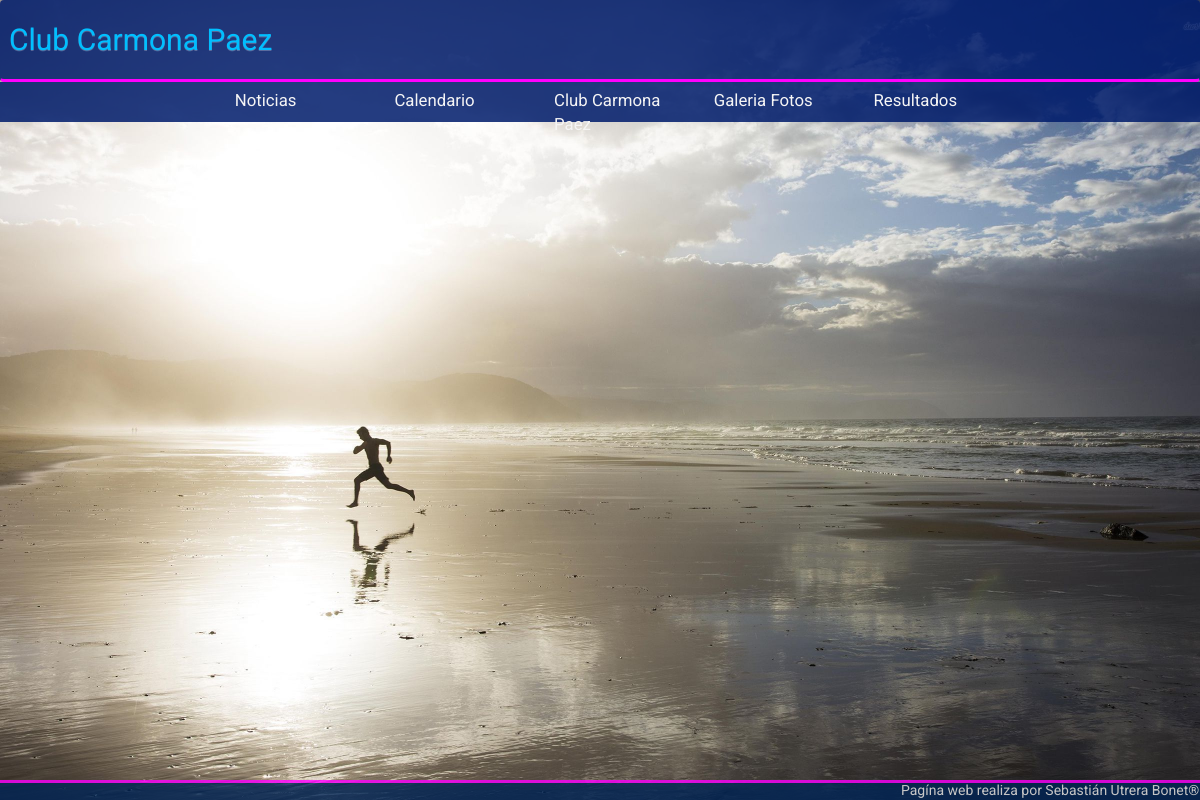
Before: / with the older database file.
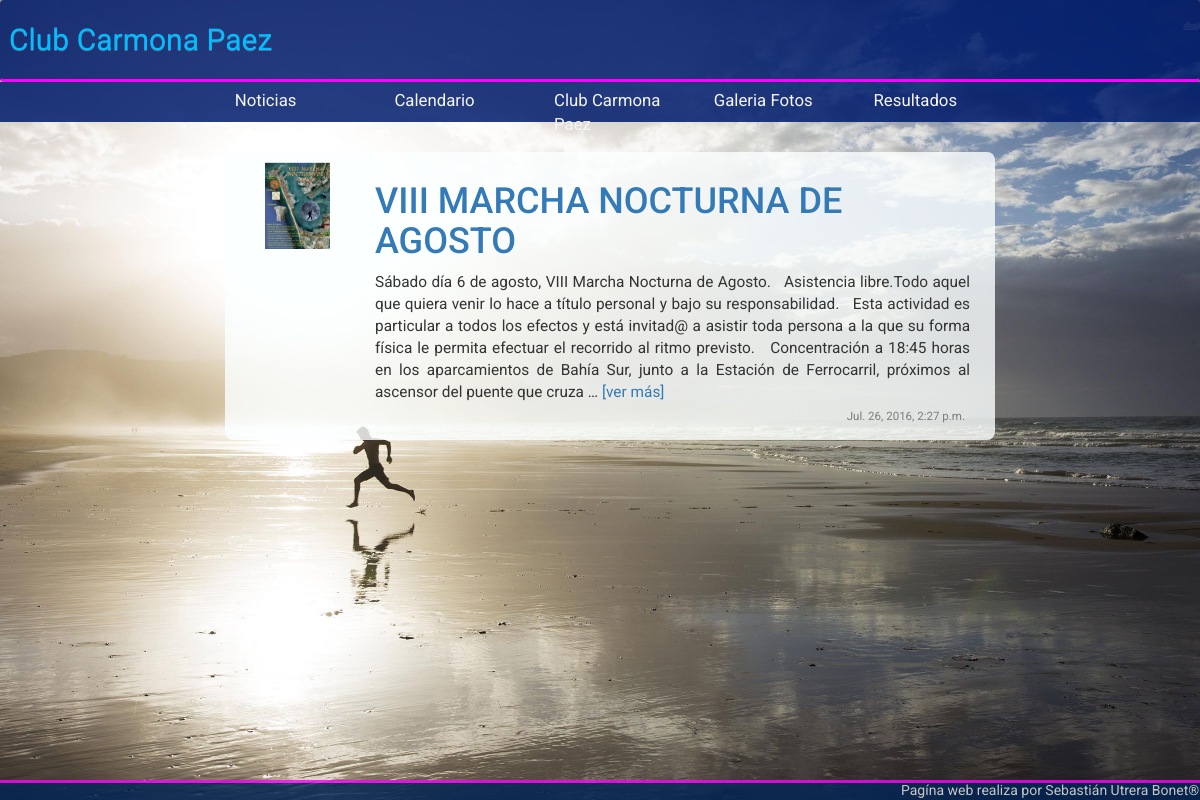
After: the same page with the newer database file.
### clubcarmona/models.py (models this page shows, shortened)
class Post(models.Model):
	autor = models.ForeignKey('auth.User')
	titulo = models.CharField(max_length=250)
	texto = RichTextField(max_length=99999999)
	fecha = models.DateTimeField(default=timezone.now)
	fecha_publicacion = models.DateTimeField(blank=True, null=True)
	foto = models.ImageField(upload_to='static/img/proximosEventos', default="nofoto.jpg", null=True)

### clubcarmona/views.py (the view)
# urls.py: url(r'^$', views.post_list, name='home'),
def post_list(request):
   init_post = Post.objects.all().order_by("titulo")
   pag = Paginador(request, init_post, 10, 'posts')
   n = 250
   cxt = {'posts': pag['posts'],
           'totPost': init_post,
           'paginator': pag,
          'n':n
          }
   return render_to_response('Club/post_list.html', context_instance=RequestContext(request, cxt))

### clubcarmona/templates/Club/post_list.html (shortened to what this page needs)
{% extends 'Club/plantilla.html' %}
{% load staticfiles %}
{% block content %}
    {% for post in posts %}
        <div class="col-lg-12"
             style="background-color:rgba(252, 255, 255, 0.80);border-radius: 8px; padding: 10px; font-size: 1.1em; margin:10px; text-align: justify">
            {% if post.foto.name == 'nofoto.jpg' %}
                <div class="col-lg-12 ">
                    <a href="ficha/{{ post.id }}">
                        <h1 style="text-align: left;">{{ post.titulo|upper }}</h1></a>
                    {% autoescape off %}
                        {{ post.texto|truncatewords:90|striptags }}
                         {% if post.texto|length > 250 %}
                            <a href="ficha/{{ post.id }}">[ver más]</a>
                        {% endif %}
                    {% endautoescape %}
                    <a href="ficha/{{ post.id }}" STYLE="color: indianred"></a>
                    {% if post.fecha_publicacion != null %}
                        <p style="text-align: right; font-size: 0.75em; color: rgba(119, 119, 119, 0.94)">
                            {{ post.fecha_publicacion }}</p>
                    {% endif %}
                </div>
            {% else %}
                <div class="col-lg-2"><img src="{{ post.foto }}" class="col-lg-12"></div>
                <div class="col-lg-10 ">
                    <a href="ficha/{{ post.id }}">
                        <h1 style="text-align: left;">{{ post.titulo|upper }}</h1></a>
                    {% autoescape off %}
                        {{ post.texto|truncatewords:90|striptags }}
                        {% if post.texto|length > 250 %}
                            <a href="ficha/{{ post.id }}">[ver más]</a>
                        {% endif %}
                    {% endautoescape %}
                    {% if post.fecha_publicacion != null %}
                        <p style="text-align: right; font-size: 0.75em; color: rgba(119, 119, 119, 0.94); margin: 5px">
                            {{ post.fecha_publicacion }}</p>
                    {% endif %}
                </div>
            {% endif %}
        </div>
    {% endfor %}
{% endblock %}

### clubcarmona/templates/Club/plantilla.html (shortened to what this page needs)
{% load staticfiles %}
<!DOCTYPE html>
<html lang="es">
<head>
    <link href="{% static 'css/bootstrap.min.css' %}" media="screen" rel="stylesheet" type="text/css">
    <link href="{% static 'css/bootstrap-theme.min.css' %}" media="screen" rel="stylesheet" type="text/css">
    <link href="{% static 'css/style.css' %}" media="screen" rel="stylesheet" type="text/css">
</head>
<body style="background: url('../static/img/run.jpg') no-repeat center center fixed;  background-size: cover;">
<nav class="navbar" style="padding:1em; background-color:rgba(0, 29, 108, 0.86); border-bottom: 3px solid fuchsia">
    <div class="container">
        <div class="navbar-left">
            <a href="/">
                <div class="navbar-brand" style="font-size:2.5vw; color: deepskyblue; margin:0 -1.2em 0;"
                     href="/"> Club
                    Carmona
                    Paez
                </div>
            </a>
        </div>
    </div>
</nav>
<nav class="container-fluid"
     style=" background-color:rgba(0, 29, 108, 0.86);margin-top:-20px; height: 40px; width: 100%; padding: 0.5em; align-content: center; ">
    <ul class="container-fluid col-lg-offset-2">
        <div  style="text-aling:center;" class="col-lg-2" >
            <a href="/"  style="color: whitesmoke; font-size: 1.2em">Noticias</a>
        </div>
      <div  style="text-aling:center;" class="col-lg-2" >
            <a href="calendario" style="color: whitesmoke; font-size: 1.2em">Calendario</a>
        </div>
      <div  style="text-aling:center;" class="col-lg-2" >
            <a href="img"  style="color: whitesmoke; font-size: 1.2em">Club Carmona Paez</a>
        </div>
      <div  style="text-aling:center;" class="col-lg-2" >
            <a href="galeria"  style="color: whitesmoke; font-size: 1.2em">Galeria Fotos</a>
        </div>
      <div  style="text-aling:center;" class="col-lg-2" >
            <a href="resultados"  style="color: whitesmoke; font-size: 1.2em">Resultados</a>
        </div>
    </ul>
</nav>
    <div class="col-lg-8 col-lg-offset-2" style="margin-top: 20px; margin-bottom: 80px;">
        {% block content %}
        {% endblock %}
    </div>
</body>
<footer class="modal-footer"
        style="height: 40px; text-align: right; background-color: #002557; opacity: 0.8; color:#eee; width: 100%; position: fixed; bottom: -20px; border-top:3px solid fuchsia;">
    <p style="opacity: 1; position: fixed; bottom: -10px; text-align: right; width: 99%">Pagína web realiza por Sebastián Utrera Bonet®.</p>
</footer>

### static/css/style.css (style rules this page uses)
body { background-color: rgba(22, 11, 0, 0.18); margin: 0; padding: 0; font-family: 'Roboto', sans-serif; }

Changed rows visible on the page:
added Post: foto (picture), titulo "VIII MARCHA NOCTURNA DE AGOSTO", texto "Sábado día 6 de agosto, VIII Marcha Nocturna de Agosto. Asistencia libre.Todo aquel que quiera venir lo hace a título personal y bajo su responsabilidad. Esta actividad es particular a todos los efectos y está invitad@ a asistir toda persona a la que su forma física le permita efectuar el recorrido al ritmo previsto. Concentración a 18:45 horas en los aparcamientos de Bahía Sur, junto a la Estación de Ferrocarril, próximos al ascensor del puente que cruza …", fecha_publicacion "Jul. 26, 2016, 2:27 p.m."
